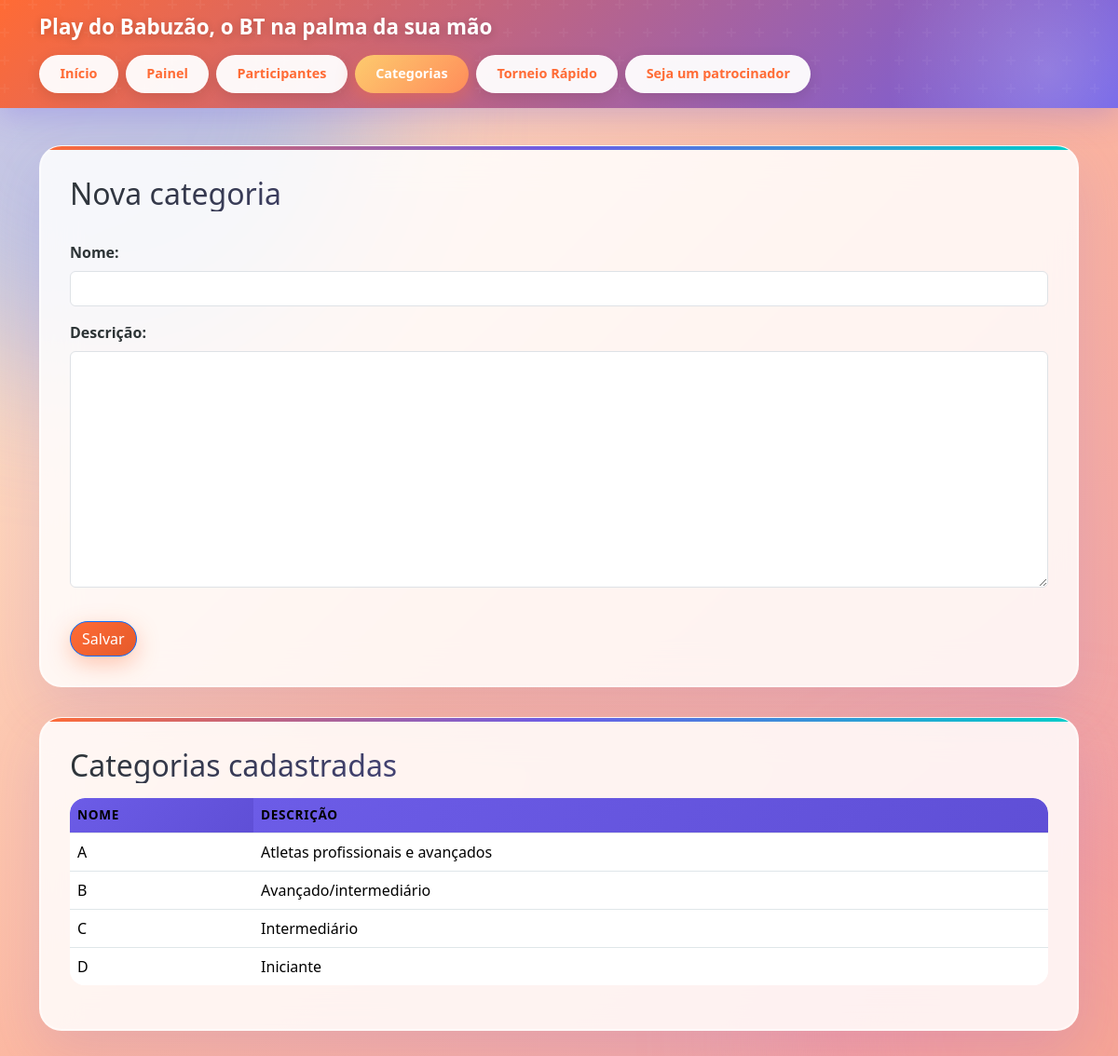
Page /categorias/ on the committed database.
### tournaments/models.py (models this page shows, shortened)
class Category(models.Model):
	name = models.CharField(max_length=60, unique=True)
	description = models.TextField(blank=True)
	is_default = models.BooleanField(
		default=False,
		help_text="Marca as categorias oficiais (A, B, C, D) criadas pelo sistema.",
	)
	created_at = models.DateTimeField(auto_now_add=True)
	class Meta:
		ordering = ("name",)

### tournaments/views.py (the view)
# urls.py: path("categorias/", views.category_list_create, name="category_list"),
def category_list_create(request):
	categories = Category.objects.order_by("name")
	form = CategoryForm(request.POST or None)
	if request.method == "POST" and form.is_valid():
		form.save()
		messages.success(request, "Categoria salva com sucesso.")
		return redirect("tournaments:category_list")
	return render(
		request,
		"tournaments/category_list.html",
		{"categories": categories, "form": form},
	)

### tournaments/forms.py
class CategoryForm(forms.ModelForm):
    class Meta:
        model = Category
        fields = ["name", "description"]
        labels = {"name": "Nome", "description": "Descrição"}

### tournaments/templates/tournaments/category_list.html (shortened to what this page needs)
{% extends "base.html" %}
{% block content %}
<section class="card">
    <h2>Nova categoria</h2>
    <form method="post">
        {{ form.as_p }}
        <button type="submit">Salvar</button>
    </form>
</section>
<section class="card">
    <h2>Categorias cadastradas</h2>
    <div class="table-wrapper">
        <table>
            <thead>
                <tr>
                    <th>Nome</th>
                    <th>Descrição</th>
                </tr>
            </thead>
            <tbody>
                {% for category in categories %}
                    <tr>
                        <td>{{ category.name }}</td>
                        <td>{{ category.description|default:"-" }}</td>
                    </tr>
                {% empty %}
                    <tr><td colspan="2">Nenhuma categoria cadastrada.</td></tr>
                {% endfor %}
            </tbody>
        </table>
    </div>
</section>
{% endblock %}

### tournaments/templates/base.html (style rules this page uses)
:root { --bt-primary: #ff6b35; --bt-primary-light: #ff8c5a; --bt-primary-dark: #e55a2b; --bt-secondary: #6c5ce7; --bt-accent: #00cec9; --bt-accent-alt: #fdcb6e; --bt-success: #00b894; --bt-danger: #e17055; --bt-dark: #2d3436; --bt-muted: #636e72; --bt-light: #dfe6e9; --bt-bg-gradient: linear-gradient(135deg, #ffecd2 0%, #fcb69f 50%, #ee9ca7 100%); --bt-card-glass: rgba(255, 255, 255, 0.85); --bt-shadow-color: rgba(108, 92, 231, 0.15); --bt-glow: 0 0 40px rgba(255, 107, 53, 0.3); font-family: 'Poppins', 'Segoe UI', Arial, sans-serif; color: var(--bt-dark); line-height: 1.6; }
* { box-sizing: border-box; }
body { margin: 0; min-height: 100vh; background: var(--bt-bg-gradient); background-attachment: fixed; position: relative; overflow-x: hidden; }
body::before, body::after { content: ""; position: fixed; border-radius: 50%; filter: blur(80px); opacity: 0.5; z-index: -1; animation: blobFloat 20s ease-in-out infinite; }
body::before { width: 600px; height: 600px; background: linear-gradient(135deg, #a29bfe, #74b9ff); top: -200px; left: -200px; }
body::after { width: 500px; height: 500px; background: linear-gradient(135deg, #fd79a8, #fdcb6e); bottom: -150px; right: -150px; animation-delay: -10s; }
.card { background: var(--bt-card-glass); backdrop-filter: blur(20px); -webkit-backdrop-filter: blur(20px); border-radius: 24px; padding: 2rem; margin-bottom: 2rem; box-shadow: 0 20px 60px var(--bt-shadow-color), 0 0 0 1px rgba(255, 255, 255, 0.5) inset; border: 1px solid rgba(255, 255, 255, 0.3); transition: transform 0.3s ease, box-shadow 0.3s ease; position: relative; overflow: hidden; }
.card::before { content: ""; position: absolute; top: 0; left: 0; right: 0; height: 4px; background: linear-gradient(90deg, var(--bt-primary), var(--bt-secondary), var(--bt-accent)); border-radius: 24px 24px 0 0; }
.card h2, .card h3, .card h4 { margin-top: 0; margin-bottom: 1rem; background: linear-gradient(135deg, var(--bt-dark), var(--bt-secondary)); -webkit-background-clip: text; -webkit-text-fill-color: transparent; background-clip: text; }
form label { display: block; margin-top: 1rem; font-weight: 600; color: var(--bt-dark); }
input, select, textarea { width: 100%; padding: 0.85rem 1rem; border: 2px solid var(--bt-light); border-radius: 12px; margin-top: 0.4rem; font-family: inherit; font-size: 1rem; transition: all 0.3s ease; background: rgba(255, 255, 255, 0.9); }
button, .btn-secondary { display: inline-flex; align-items: center; justify-content: center; font-weight: 600; font-size: 1rem; border-radius: 50px; padding: 0.8rem 2rem; border: none; cursor: pointer; transition: all 0.3s cubic-bezier(0.4, 0, 0.2, 1); text-decoration: none; position: relative; overflow: hidden; }
button { background: linear-gradient(135deg, var(--bt-primary), var(--bt-primary-dark)); color: white; margin-top: 1.25rem; box-shadow: 0 8px 25px rgba(255, 107, 53, 0.35); }
button::before { content: ""; position: absolute; top: 0; left: -100%; width: 100%; height: 100%; background: linear-gradient(90deg, transparent, rgba(255,255,255,0.3), transparent); transition: left 0.5s; }
.table-wrapper { width: 100%; overflow-x: auto; border-radius: 16px; }
table { width: 100%; border-collapse: separate; border-spacing: 0; min-width: 620px; background: rgba(255,255,255,0.9); border-radius: 16px; overflow: hidden; }
th, td { padding: 1rem; border-bottom: 1px solid var(--bt-light); text-align: left; }
th { background: linear-gradient(135deg, var(--bt-secondary), #5f4fd6); color: white; font-size: 0.85rem; text-transform: uppercase; letter-spacing: 0.05em; font-weight: 600; }
tr:last-child td { border-bottom: none; }
tbody tr { transition: all 0.2s ease; }

### rows in the picture
Category: name "A", description "Atletas profissionais e avançados"
Category: name "B", description "Avançado/intermediário"
Category: name "C", description "Intermediário"
Category: name "D", description "Iniciante"
